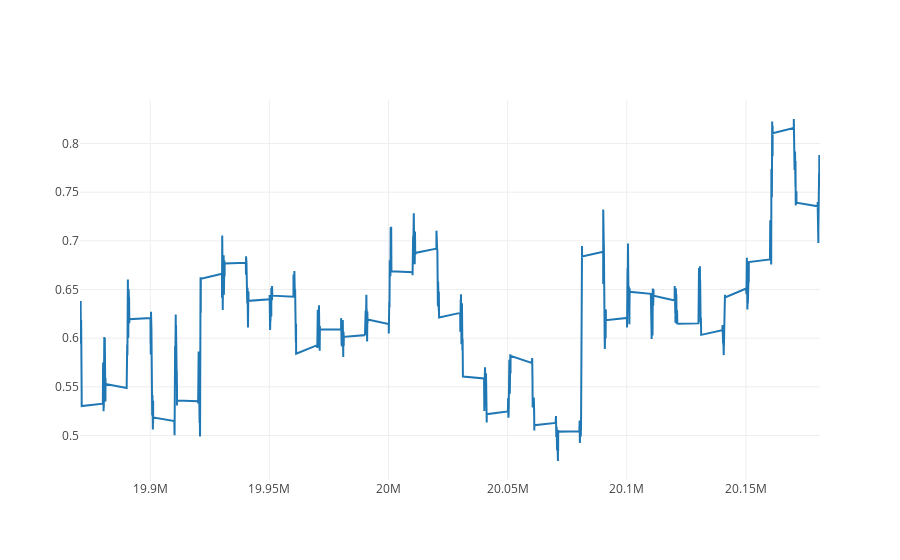

Notebook code cell kept with this figure:
### Code cell
btc_trace = go.Scatter(x=data.index, y=data['exukus'], name= 'exu')
py.iplot([btc_trace])

### Figure 1 — Plotly figure (JSON) as saved in the notebook; plotly's stock layout.template omitted (floating-point values rounded to 4 significant figures; data arrays with more than 128 entries replaced by an {"elided": "..."} marker saying what was removed)
{"data": [{"name": "exu", "type": "scatter", "uid": "61d7c2bc-7494-468f-84e1-48cbf6f1ba52", "x": {"elided": "7931 int values"}, "y": {"elided": "7931 float values"}}], "layout": {}}
